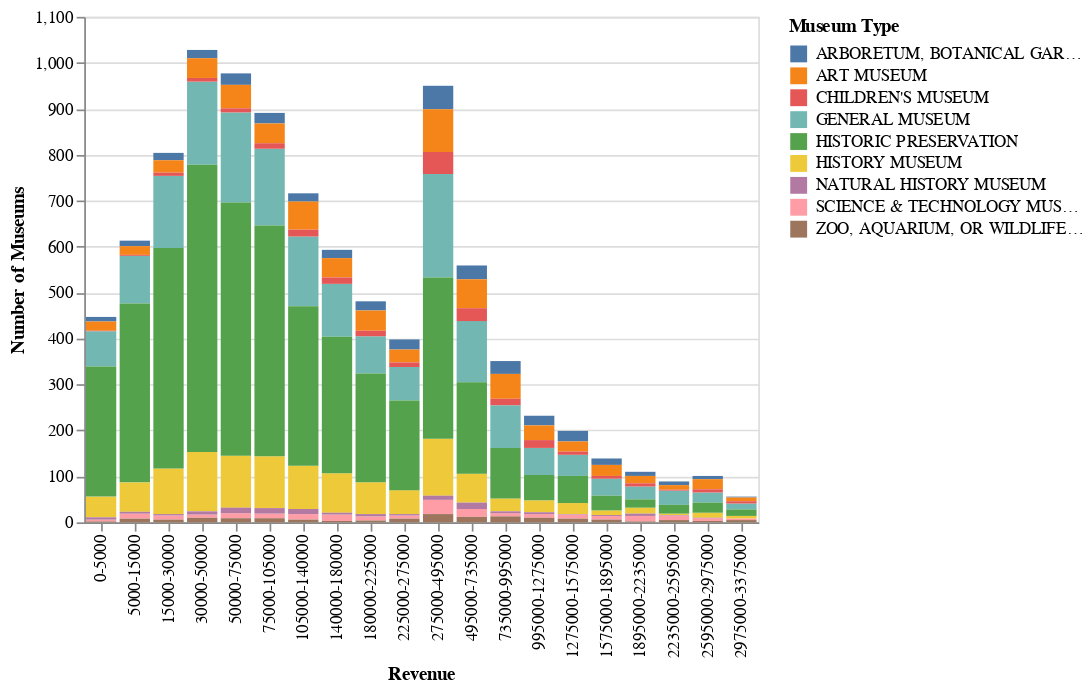

Source (notebook cell):
### Code cell
import altair as alt
from vega_datasets import data

alt.Chart(df4).mark_bar().encode(
    x = alt.X('Revenue', sort=rev_options),
    y = 'Number of Museums',
    color = 'Museum Type'
)

### Figure 1 — Vega-Lite specification as saved in the notebook (floating-point values rounded to 4 significant figures; data arrays with more than 128 entries replaced by an {"elided": "..."} marker saying what was removed)
{"config": {"view": {"continuousWidth": 400, "continuousHeight": 300}}, "data": {"name": "data-255e4f02faefc82fdbad5a3c6f968756"}, "mark": "bar", "encoding": {"color": {"type": "nominal", "field": "Museum Type"}, "x": {"type": "nominal", "field": "Revenue", "sort": ["0-5000", "5000-15000", "15000-30000", "30000-50000", "50000-75000", "75000-105000", "105000-140000", "140000-180000", "180000-225000", "225000-275000", "275000-495000", "495000-735000", "735000-995000", "995000-1275000", "1275000-1575000", "1575000-1895000", "1895000-2235000", "2235000-2595000", "2595000-2975000", "2975000-3375000"]}, "y": {"type": "quantitative", "field": "Number of Museums"}}, "$schema": "https://vega.github.io/schema/vega-lite/v4.8.1.json", "datasets": {"data-255e4f02faefc82fdbad5a3c6f968756": {"elided": "180 records"}}}
